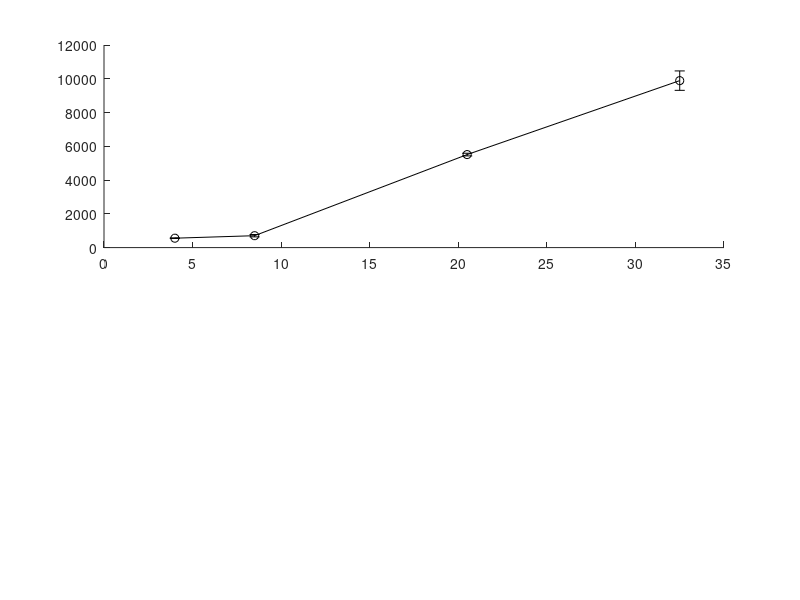

Here is the MATLAB script that generated this plot: (Note: this script raises an error after producing the figure.)
%%Egg White/Siinfekl pulsing experiment 9.19.13

%%
%Siinfekl and IFN-g titration at T0

gamma1_mhc=[571 656	5566 10296
            543	754 5453 9483]; e1_mhc=std(gamma1_mhc); m1_mhc=mean(gamma1_mhc); 
gamma2_mhc=[528 670 4531 7401
            502 699 4106 7111]; e2_mhc=std(gamma2_mhc); m2_mhc=mean(gamma2_mhc); 
gamma3_mhc=[503 505 1708 2265
            460 485 1582 2367]; e3_mhc=std(gamma3_mhc); m3_mhc=mean(gamma3_mhc); 
gamma4_mhc=[460 357 389 517
            427 340 451 424]; e4_mhc=std(gamma4_mhc); m4_mhc=mean(gamma4_mhc); 
gamma5_mhc=[437 302 274 282
            432 293 305 237]; e5_mhc=std(gamma5_mhc); m5_mhc=mean(gamma5_mhc); 
gamma6_mhc=[443 316 264 211
            434 311 284 231]; e6_mhc=std(gamma6_mhc); m6_mhc=mean(gamma6_mhc); 
        
gamma1_ova=[6881 3459 1213 2253
            6365 4035 1333 2022]; e1_ova=std(gamma1_ova); m1_ova=mean(gamma1_ova); 
gamma2_ova=[6259 3686 1206 1572
            5966 4024 1037 1372]; e2_ova=std(gamma2_ova); m2_ova=mean(gamma2_ova);  
gamma3_ova=[6020 3328 637 408
            5451 3096 496 332]; e3_ova=std(gamma3_ova); m3_ova=mean(gamma3_ova);
gamma4_ova=[5564 3056 413 246
            4979 2784 367 275]; e4_ova=std(gamma4_ova); m4_ova=mean(gamma4_ova);
gamma5_ova=[5299 2848 399 270
            5136 2750 433 312]; e5_ova=std(gamma5_ova); m5_ova=mean(gamma5_ova);
gamma6_ova=[5482 3109 445 295
            5184 3014 430 259]; e6_ova=std(gamma6_ova); m6_ova=mean(gamma6_ova);
        
time=[4 8.5 20.5 32.5];
        
figure()
subplot(2,1,1)
hold on
errorbar(time, m1_mhc, e1_mhc, '-ko', 'markeredgecolor', 'k', 'markerfacecolor', 'r', 'markersize', 8)
errorbar(time, m2_mhc, e2_mhc, '-ko', 'markeredgecolor', 'k', 'markerfacecolor', 'y', 'markersize', 8)
errorbar(time, m3_mhc, e3_mhc, '-ko', 'markeredgecolor', 'k', 'markerfacecolor', [1 0.5 0], 'markersize', 8)
errorbar(time, m4_mhc, e4_mhc, '-ko', 'markeredgecolor', 'k', 'markerfacecolor', 'b', 'markersize', 8)
errorbar(time, m5_mhc, e5_mhc, '-ko', 'markeredgecolor', 'k', 'markerfacecolor', 'g', 'markersize', 8)
errorbar(time, m6_mhc, e6_mhc, '-ko', 'markeredgecolor', 'k', 'markerfacecolor', 'c', 'markersize', 8)
set(gca, 'Fontsize', 20, 'yscale', 'log', 'xgrid', 'on', 'ygrid', 'on')
set(gcf, 'color', 'w')
xlabel('Time, (hours)')
ylabel('log H-2K^b GMFI')
title('MHC expression for Siinfekl + gamma at T0')
legend('10nM IFN-\gamma', '1nM', '100pM', '10pM', '1pM', '0')
box on
subplot(2,1,2)
hold on
errorbar(time, m1_ova, e1_ova, '-ko', 'markeredgecolor', 'k', 'markerfacecolor', 'r', 'markersize', 8)
errorbar(time, m2_ova, e2_ova, '-ko', 'markeredgecolor', 'k', 'markerfacecolor', 'y', 'markersize', 8)
errorbar(time, m3_ova, e3_ova, '-ko', 'markeredgecolor', 'k', 'markerfacecolor', [1 0.5 0], 'markersize', 8)
errorbar(time, m4_ova, e4_ova, '-ko', 'markeredgecolor', 'k', 'markerfacecolor', 'b', 'markersize', 8)
errorbar(time, m5_ova, e5_ova, '-ko', 'markeredgecolor', 'k', 'markerfacecolor', 'g', 'markersize', 8)
errorbar(time, m6_ova, e6_ova, '-ko', 'markeredgecolor', 'k', 'markerfacecolor', 'c', 'markersize', 8)
set(gca, 'Fontsize', 20, 'yscale', 'log', 'xgrid', 'on', 'ygrid', 'on')
set(gcf, 'color', 'w')
xlabel('Time, (hours)')
ylabel('log K^b-Ova GMFI')
title('Ova presentation for Siinfekl + gamma at T0')
box on
 
%%
%Siinfekl + wash then IFN-g titration at T1

gamma1_mhc=[480 351 4219 6902
            466 322 4017 7916]; e1_mhc=std(gamma1_mhc); m1_mhc=mean(gamma1_mhc); 
gamma2_mhc=[459 328 3930 7607
            453 304 4161 7763]; e2_mhc=std(gamma2_mhc); m2_mhc=mean(gamma2_mhc); 
gamma3_mhc=[443 303 1588 3775
            466 308 1755 3962]; e3_mhc=std(gamma3_mhc); m3_mhc=mean(gamma3_mhc); 
gamma4_mhc=[452 268 338 562
            455 265 348 559]; e4_mhc=std(gamma4_mhc); m4_mhc=mean(gamma4_mhc); 
gamma5_mhc=[443 262 201 227
            455 265 348 559]; e5_mhc=std(gamma5_mhc); m5_mhc=mean(gamma5_mhc); 
gamma6_mhc=[445 229 182 191
            400 251 3961 196]; e6_mhc=std(gamma6_mhc); m6_mhc=mean(gamma6_mhc); 
        
gamma1_ova=[6011 1022 597 1436
            5665 727  593 1599]; e1_ova=std(gamma1_ova); m1_ova=mean(gamma1_ova); 
gamma2_ova=[5660 836 692 1443
            5521 732 708 1693]; e2_ova=std(gamma2_ova); m2_ova=mean(gamma2_ova);  
gamma3_ova=[5499 919 385 550 
            5699 844 418 617]; e3_ova=std(gamma3_ova); m3_ova=mean(gamma3_ova);
gamma4_ova=[5700 827 380 241
            5582 736 320 288]; e4_ova=std(gamma4_ova); m4_ova=mean(gamma4_ova);
gamma5_ova=[5579 943 408 238
            5674 813 355 227]; e5_ova=std(gamma5_ova); m5_ova=mean(gamma5_ova);
gamma6_ova=[5605 870 369 280
            4840 639 540 268]; e6_ova=std(gamma6_ova); m6_ova=mean(gamma6_ova);
        
time=[4 8.5 20.5 32.5];
        
figure()
subplot(2,1,1)
hold on
errorbar(time, m1_mhc, e1_mhc, '-ko', 'markeredgecolor', 'k', 'markerfacecolor', 'r', 'markersize', 8)
errorbar(time, m2_mhc, e2_mhc, '-ko', 'markeredgecolor', 'k', 'markerfacecolor', 'y', 'markersize', 8)
errorbar(time, m3_mhc, e3_mhc, '-ko', 'markeredgecolor', 'k', 'markerfacecolor', [1 0.5 0], 'markersize', 8)
errorbar(time, m4_mhc, e4_mhc, '-ko', 'markeredgecolor', 'k', 'markerfacecolor', 'b', 'markersize', 8)
errorbar(time, m5_mhc, e5_mhc, '-ko', 'markeredgecolor', 'k', 'markerfacecolor', 'g', 'markersize', 8)
errorbar(time, m6_mhc, e6_mhc, '-ko', 'markeredgecolor', 'k', 'markerfacecolor', 'c', 'markersize', 8)
set(gca, 'Fontsize', 20, 'yscale', 'log', 'xgrid', 'on', 'ygrid', 'on')
set(gcf, 'color', 'w')
xlabel('Time, (hours)')
ylabel('log H-2K^b GMFI')
title('MHC expression for Siinfekl + wash and gamma at T1')
legend('10nM IFN-\gamma', '1nM', '100pM', '10pM', '1pM', '0')
box on
subplot(2,1,2)
hold on
errorbar(time, m1_ova, e1_ova, '-ko', 'markeredgecolor', 'k', 'markerfacecolor', 'r', 'markersize', 8)
errorbar(time, m2_ova, e2_ova, '-ko', 'markeredgecolor', 'k', 'markerfacecolor', 'y', 'markersize', 8)
errorbar(time, m3_ova, e3_ova, '-ko', 'markeredgecolor', 'k', 'markerfacecolor', [1 0.5 0], 'markersize', 8)
errorbar(time, m4_ova, e4_ova, '-ko', 'markeredgecolor', 'k', 'markerfacecolor', 'b', 'markersize', 8)
errorbar(time, m5_ova, e5_ova, '-ko', 'markeredgecolor', 'k', 'markerfacecolor', 'g', 'markersize', 8)
errorbar(time, m6_ova, e6_ova, '-ko', 'markeredgecolor', 'k', 'markerfacecolor', 'c', 'markersize', 8)
set(gca, 'Fontsize', 20, 'yscale', 'log', 'xgrid', 'on', 'ygrid', 'on')
set(gcf, 'color', 'w')
xlabel('Time, (hours)')
ylabel('log K^b-Ova GMFI')
title('Ova Presentation for Siinfekl + wash and gamma at T1')
box on

figure()
hold on
plot(m1_mhc, m1_ova, '-ko', 'markeredgecolor', 'k', 'markerfacecolor', 'r', 'markersize', 8)
plot(m2_mhc, m2_ova, '-ko', 'markeredgecolor', 'k', 'markerfacecolor', 'y', 'markersize', 8)
plot(m3_mhc, m3_ova, '-ko', 'markeredgecolor', 'k', 'markerfacecolor', [1 0.5 0], 'markersize', 8)
plot(m4_mhc, m4_ova, '-ko', 'markeredgecolor', 'k', 'markerfacecolor', 'b', 'markersize', 8)
plot(m5_mhc, m5_ova, '-ko', 'markeredgecolor', 'k', 'markerfacecolor', 'g', 'markersize', 8)
plot(m6_mhc, m6_ova, '-ko', 'markeredgecolor', 'k', 'markerfacecolor', 'c', 'markersize', 8)
set(gca, 'Fontsize', 20, 'yscale', 'log', 'xscale', 'log', 'xgrid', 'on', 'ygrid', 'on')
set(gcf, 'color', 'w')
ylabel('log K^b-Ova GMFI')
xlabel('log H-2K^b GMFI')
title('MHC v. Ova for Siinfekl + wash and gamma at T1')
legend('10nM IFN-\gamma', '1nM', '100pM', '10pM', '1pM', '0')
box on
%%
%Egg white + IFN-g titration at T0

gamma1_mhc=[395 590 3987 8029
            378 624 4208 6919]; e1_mhc=std(gamma1_mhc); m1_mhc=mean(gamma1_mhc); 
gamma2_mhc=[389 531 2630 6211
            367 577 2724 6235]; e2_mhc=std(gamma2_mhc); m2_mhc=mean(gamma2_mhc); 
gamma3_mhc=[359 435 732 4353
            350 443 661 3502]; e3_mhc=std(gamma3_mhc); m3_mhc=mean(gamma3_mhc); 
gamma4_mhc=[351 307 402 914
            330 300 350 909]; e4_mhc=std(gamma4_mhc); m4_mhc=mean(gamma4_mhc); 
gamma5_mhc=[340 255 356 395
            321 270 325 390]; e5_mhc=std(gamma5_mhc); m5_mhc=mean(gamma5_mhc); 
gamma6_mhc=[340 252 3473 337
            330 247 4936 299]; e6_mhc=std(gamma6_mhc); m6_mhc=mean(gamma6_mhc); 
        
gamma1_ova=[163 202 598 1261
            165 306 587 992]; e1_ova=std(gamma1_ova); m1_ova=mean(gamma1_ova); 
gamma2_ova=[165 230 284 1082
            152 310 487 1045]; e2_ova=std(gamma2_ova); m2_ova=mean(gamma2_ova);  
gamma3_ova=[145 261 301 557
            188 262 285 422]; e3_ova=std(gamma3_ova); m3_ova=mean(gamma3_ova);
gamma4_ova=[174 281 238 204
            177 242 208 194]; e4_ova=std(gamma4_ova); m4_ova=mean(gamma4_ova);
gamma5_ova=[146 240 259 223
            147 307 306 217]; e5_ova=std(gamma5_ova); m5_ova=mean(gamma5_ova);
gamma6_ova=[167 253 453 254
            153 230 563 266]; e6_ova=std(gamma6_ova); m6_ova=mean(gamma6_ova);
        
time=[4 8.5 20.5 32.5];
        
figure()
subplot(2,1,1)
hold on
errorbar(time, m1_mhc, e1_mhc, '-ko', 'markeredgecolor', 'k', 'markerfacecolor', 'r', 'markersize', 8)
errorbar(time, m2_mhc, e2_mhc, '-ko', 'markeredgecolor', 'k', 'markerfacecolor', 'y', 'markersize', 8)
errorbar(time, m3_mhc, e3_mhc, '-ko', 'markeredgecolor', 'k', 'markerfacecolor', [1 0.5 0], 'markersize', 8)
errorbar(time, m4_mhc, e4_mhc, '-ko', 'markeredgecolor', 'k', 'markerfacecolor', 'b', 'markersize', 8)
errorbar(time, m5_mhc, e5_mhc, '-ko', 'markeredgecolor', 'k', 'markerfacecolor', 'g', 'markersize', 8)
errorbar(time, m6_mhc, e6_mhc, '-ko', 'markeredgecolor', 'k', 'markerfacecolor', 'c', 'markersize', 8)
set(gca, 'Fontsize', 20, 'yscale', 'log', 'xgrid', 'on', 'ygrid', 'on')
set(gcf, 'color', 'w')
xlabel('Time, (hours)')
ylabel('log H-2K^b GMFI')
title('MHC expression for Egg White + gamma at T0')
legend('10nM IFN-\gamma', '1nM', '100pM', '10pM', '1pM', '0')
box on
subplot(2,1,2)
hold on
errorbar(time, m1_ova, e1_ova, '-ko', 'markeredgecolor', 'k', 'markerfacecolor', 'r', 'markersize', 8)
errorbar(time, m2_ova, e2_ova, '-ko', 'markeredgecolor', 'k', 'markerfacecolor', 'y', 'markersize', 8)
errorbar(time, m3_ova, e3_ova, '-ko', 'markeredgecolor', 'k', 'markerfacecolor', [1 0.5 0], 'markersize', 8)
errorbar(time, m4_ova, e4_ova, '-ko', 'markeredgecolor', 'k', 'markerfacecolor', 'b', 'markersize', 8)
errorbar(time, m5_ova, e5_ova, '-ko', 'markeredgecolor', 'k', 'markerfacecolor', 'g', 'markersize', 8)
errorbar(time, m6_ova, e6_ova, '-ko', 'markeredgecolor', 'k', 'markerfacecolor', 'c', 'markersize', 8)
set(gca, 'Fontsize', 20, 'yscale', 'log', 'xgrid', 'on', 'ygrid', 'on')
set(gcf, 'color', 'w')
xlabel('Time, (hours)')
ylabel('log K^b-Ova GMFI')
title('Ova Presentation for Egg White + gamma at T0')
box on

%%
%Egg white + wash & IFN-g titration at T1

gamma1_mhc=[334 349 5022 9082
            333 345 5297 9577]; e1_mhc=std(gamma1_mhc); m1_mhc=mean(gamma1_mhc); 
gamma2_mhc=[333 358 2910 9563
            328 351 2928 9029]; e2_mhc=std(gamma2_mhc); m2_mhc=mean(gamma2_mhc); 
gamma3_mhc=[332 324 577 5872
            328 327 671 4799]; e3_mhc=std(gamma3_mhc); m3_mhc=mean(gamma3_mhc); 
gamma4_mhc=[325 293 225 950 
            312 306 225 892]; e4_mhc=std(gamma4_mhc); m4_mhc=mean(gamma4_mhc); 
gamma5_mhc=[334 274 187 193
            329 271 213 241]; e5_mhc=std(gamma5_mhc); m5_mhc=mean(gamma5_mhc); 
gamma6_mhc=[331 259 5116 172 
            327 284 176  186]; e6_mhc=std(gamma6_mhc); m6_mhc=mean(gamma6_mhc); 
        
gamma1_ova=[198 291 597 1505
            200 332 735 1581]; e1_ova=std(gamma1_ova); m1_ova=mean(gamma1_ova); 
gamma2_ova=[206 282 538 1748
            170 260 532 1532]; e2_ova=std(gamma2_ova); m2_ova=mean(gamma2_ova);  
gamma3_ova=[176 229 266 917
            189 253 339 729]; e3_ova=std(gamma3_ova); m3_ova=mean(gamma3_ova);
gamma4_ova=[197 215 277 261
            187 293 282 227]; e4_ova=std(gamma4_ova); m4_ova=mean(gamma4_ova);
gamma5_ova=[209 268 344 244
            208 277 437 248]; e5_ova=std(gamma5_ova); m5_ova=mean(gamma5_ova);
gamma6_ova=[212 228 696 235
            225 386 305 229]; e6_ova=std(gamma6_ova); m6_ova=mean(gamma6_ova);
        
time=[4 8.5 20.5 32.5];
        
figure()
subplot(2,1,1)
hold on
errorbar(time, m1_mhc, e1_mhc, '-ko', 'markeredgecolor', 'k', 'markerfacecolor', 'r', 'markersize', 8)
errorbar(time, m2_mhc, e2_mhc, '-ko', 'markeredgecolor', 'k', 'markerfacecolor', 'y', 'markersize', 8)
errorbar(time, m3_mhc, e3_mhc, '-ko', 'markeredgecolor', 'k', 'markerfacecolor', [1 0.5 0], 'markersize', 8)
errorbar(time, m4_mhc, e4_mhc, '-ko', 'markeredgecolor', 'k', 'markerfacecolor', 'b', 'markersize', 8)
errorbar(time, m5_mhc, e5_mhc, '-ko', 'markeredgecolor', 'k', 'markerfacecolor', 'g', 'markersize', 8)
errorbar(time, m6_mhc, e6_mhc, '-ko', 'markeredgecolor', 'k', 'markerfacecolor', 'c', 'markersize', 8)
set(gca, 'Fontsize', 20, 'yscale', 'log', 'xgrid', 'on', 'ygrid', 'on')
set(gcf, 'color', 'w')
xlabel('Time, (hours)')
ylabel('log H-2K^b GMFI')
title('MHC expression for Egg White + wash & gamma at T1')
legend('10nM IFN-\gamma', '1nM', '100pM', '10pM', '1pM', '0')
box on
subplot(2,1,2)
hold on
errorbar(time, m1_ova, e1_ova, '-ko', 'markeredgecolor', 'k', 'markerfacecolor', 'r', 'markersize', 8)
errorbar(time, m2_ova, e2_ova, '-ko', 'markeredgecolor', 'k', 'markerfacecolor', 'y', 'markersize', 8)
errorbar(time, m3_ova, e3_ova, '-ko', 'markeredgecolor', 'k', 'markerfacecolor', [1 0.5 0], 'markersize', 8)
errorbar(time, m4_ova, e4_ova, '-ko', 'markeredgecolor', 'k', 'markerfacecolor', 'b', 'markersize', 8)
errorbar(time, m5_ova, e5_ova, '-ko', 'markeredgecolor', 'k', 'markerfacecolor', 'g', 'markersize', 8)
errorbar(time, m6_ova, e6_ova, '-ko', 'markeredgecolor', 'k', 'markerfacecolor', 'c', 'markersize', 8)
set(gca, 'Fontsize', 20, 'yscale', 'log', 'xgrid', 'on', 'ygrid', 'on')
set(gcf, 'color', 'w')
xlabel('Time, (hours)')
ylabel('log K^b-Ova GMFI')
title('Ova Presentation for Egg White + wash & gamma at T1')
box on

figure()
hold on
plot(m1_mhc, m1_ova, '-ko', 'markeredgecolor', 'k', 'markerfacecolor', 'r', 'markersize', 8)
plot(m2_mhc, m2_ova, '-ko', 'markeredgecolor', 'k', 'markerfacecolor', 'y', 'markersize', 8)
plot(m3_mhc, m3_ova, '-ko', 'markeredgecolor', 'k', 'markerfacecolor', [1 0.5 0], 'markersize', 8)
plot(m4_mhc, m4_ova, '-ko', 'markeredgecolor', 'k', 'markerfacecolor', 'b', 'markersize', 8)
plot(m5_mhc, m5_ova, '-ko', 'markeredgecolor', 'k', 'markerfacecolor', 'g', 'markersize', 8)
plot(m6_mhc, m6_ova, '-ko', 'markeredgecolor', 'k', 'markerfacecolor', 'c', 'markersize', 8)
set(gca, 'Fontsize', 20, 'yscale', 'log', 'xscale', 'log', 'xgrid', 'on', 'ygrid', 'on')
set(gcf, 'color', 'w')
ylabel('log K^b-Ova GMFI')
xlabel('log H-2K^b GMFI')
title('MHC v. Ova for Egg White + wash and gamma at T1')
legend('10nM IFN-\gamma', '1nM', '100pM', '10pM', '1pM', '0')
box on
